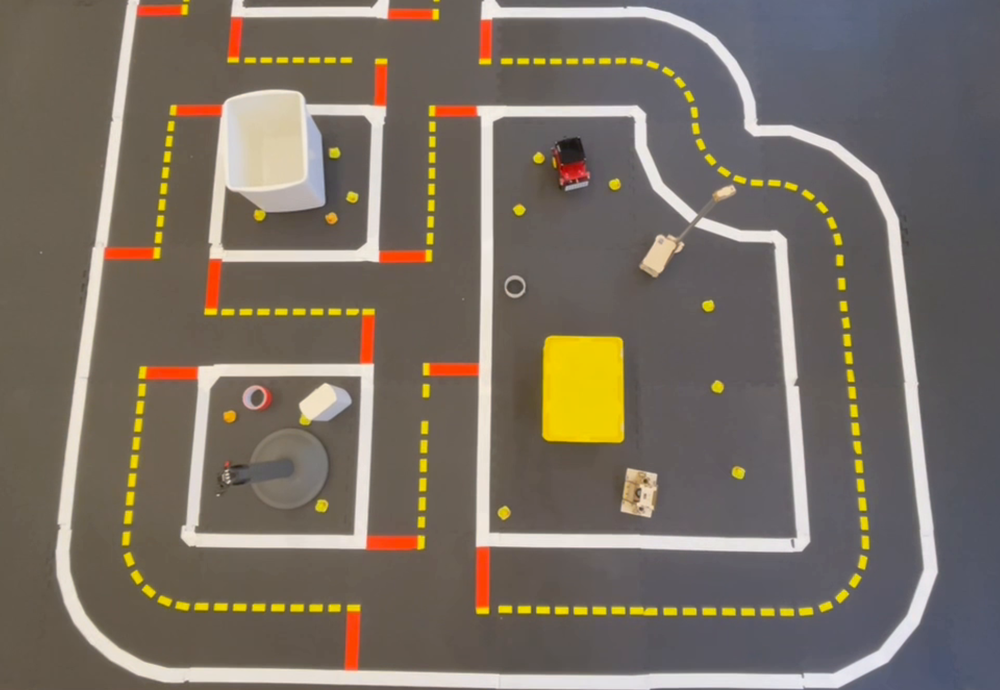
#> input picture iphone0.png, 1000 x 690 px, shrunk from 1896 x 1308 before the run, found by its file name
$ python test2.py
#> lines starting #> are read from the running program, lines starting #| are printed output that depends on the picture; after the words box and inside, x2 and y2 are one past the last pixel; in counts of white or black regions, pixels touching at a corner belong together; long printed decimals are rounded
import cv2
import numpy as np

# Paths to the images
top_view_image_path = r'C:\Users\inesl\OneDrive\Bureau\ETH 11\Duckietown\project\iphone0.png'
ground_image_path = r'C:\Users\inesl\OneDrive\Bureau\ETH 11\Duckietown\project\test_localization.png'

# Load the images
top_view_image = cv2.imread(top_view_image_path)
#> top_view_image is the input picture: shape (690, 1000, 3); mean B, G, R 99.5, 111, 120.9
ground_image = cv2.imread(ground_image_path)
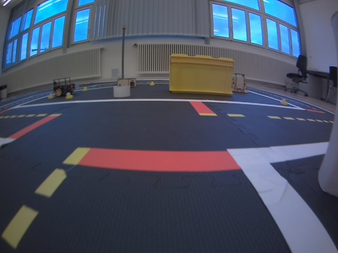
#> input picture test_localization.png, 338 x 253 px, shrunk from 640 x 480 before the run, found by its file name
#> ground_image is the input picture: shape (253, 338, 3); mean B, G, R 98.7, 81, 75

# Check if the images have been loaded properly
if top_view_image is None or ground_image is None:
    print("Error: Could not load one or more images.")
else:
    print("Images loaded successfully.")

# Convert images to grayscale for feature extraction
top_view_gray = cv2.cvtColor(top_view_image, cv2.COLOR_BGR2GRAY)
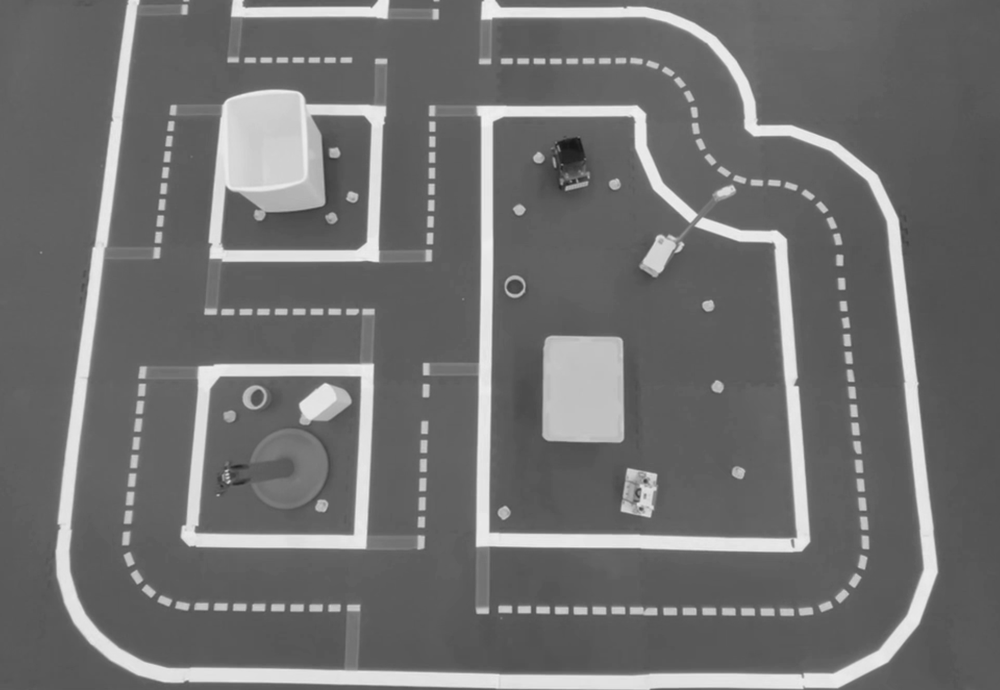
#> top_view_gray: shape (690, 1000); min 22, max 240, mean 112.7
ground_gray = cv2.cvtColor(ground_image, cv2.COLOR_BGR2GRAY)
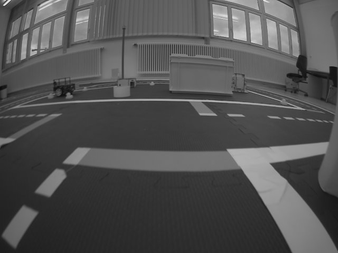
#> ground_gray: shape (253, 338); min 11, max 236, mean 81.3

# Use Canny edge detector to find edges in both images
edges_top_view = cv2.Canny(top_view_gray, 100, 200)
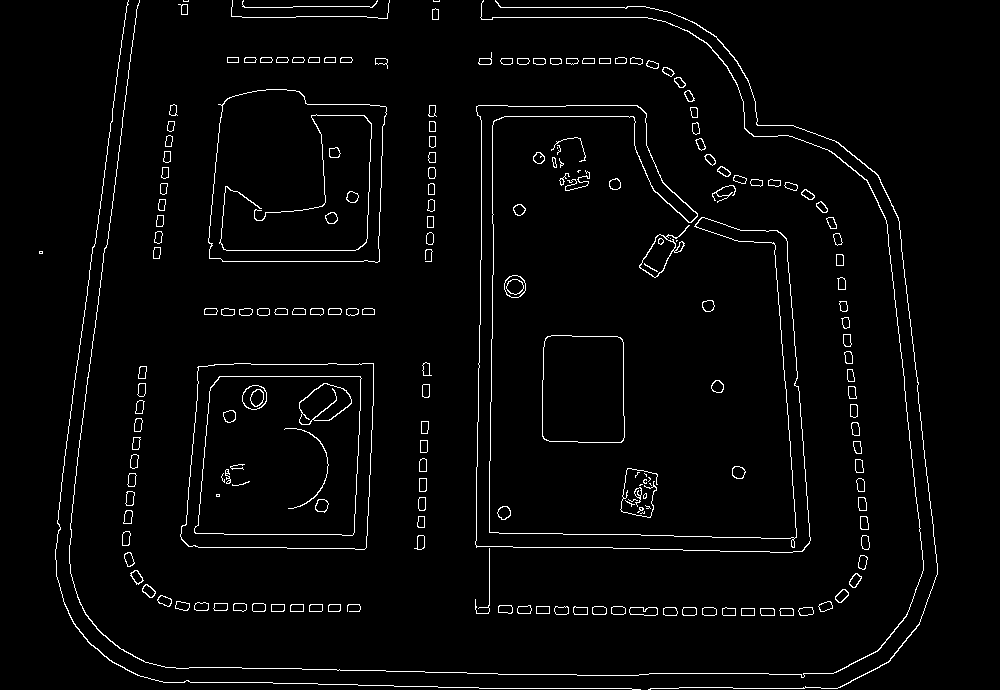
#> edges_top_view: shape (690, 1000); 2.8% white in thin lines or dots, all inside (x1, y1, x2, y2) = (39, 0, 938, 690)
edges_ground = cv2.Canny(ground_gray, 100, 200)
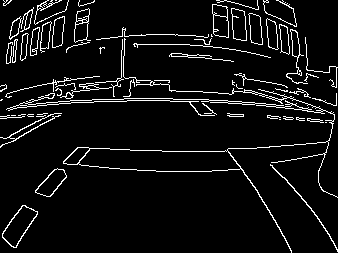
#> edges_ground: shape (253, 338); 6.6% white in thin lines or dots

# Compare the edges using matchShapes()
match_score = cv2.matchShapes(edges_top_view, edges_ground, cv2.CONTOURS_MATCH_I1, 0)
#> match_score = 0.105

# Display the match score
print("Match score:", match_score)
#| Match score: 0.1047

# Find the keypoints and descriptors for the images
orb = cv2.ORB_create()
keypoints_top_view, descriptors_top_view = orb.detectAndCompute(top_view_gray, None)
#> keypoints_top_view = 500 keypoints; strongest (x, y, size): (480, 111, 111.1), (480, 541, 111.1), (373, 254, 111.1), (767, 247, 111.1)
keypoints_ground, descriptors_ground = orb.detectAndCompute(ground_gray, None)
#> keypoints_ground = 344 keypoints; strongest (x, y, size): (34, 50, 31), (32, 47, 31), (272, 164, 37.2), (36, 47, 31)

# Match the keypoints using a brute-force matcher
bf = cv2.BFMatcher(cv2.NORM_HAMMING, crossCheck=True)
matches = bf.match(descriptors_top_view, descriptors_ground)
#> matches = 68 matches
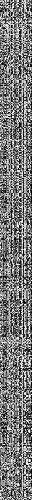
#> descriptors_top_view: shape (500, 32); min 0, max 255, mean 120.6

# Sort the matches by distance
matches = sorted(matches, key=lambda x: x.distance)

# Draw the matches
match_image = cv2.drawMatches(top_view_gray, keypoints_top_view, ground_gray, keypoints_ground, matches[:10], None, flags=cv2.DrawMatchesFlags_NOT_DRAW_SINGLE_POINTS)
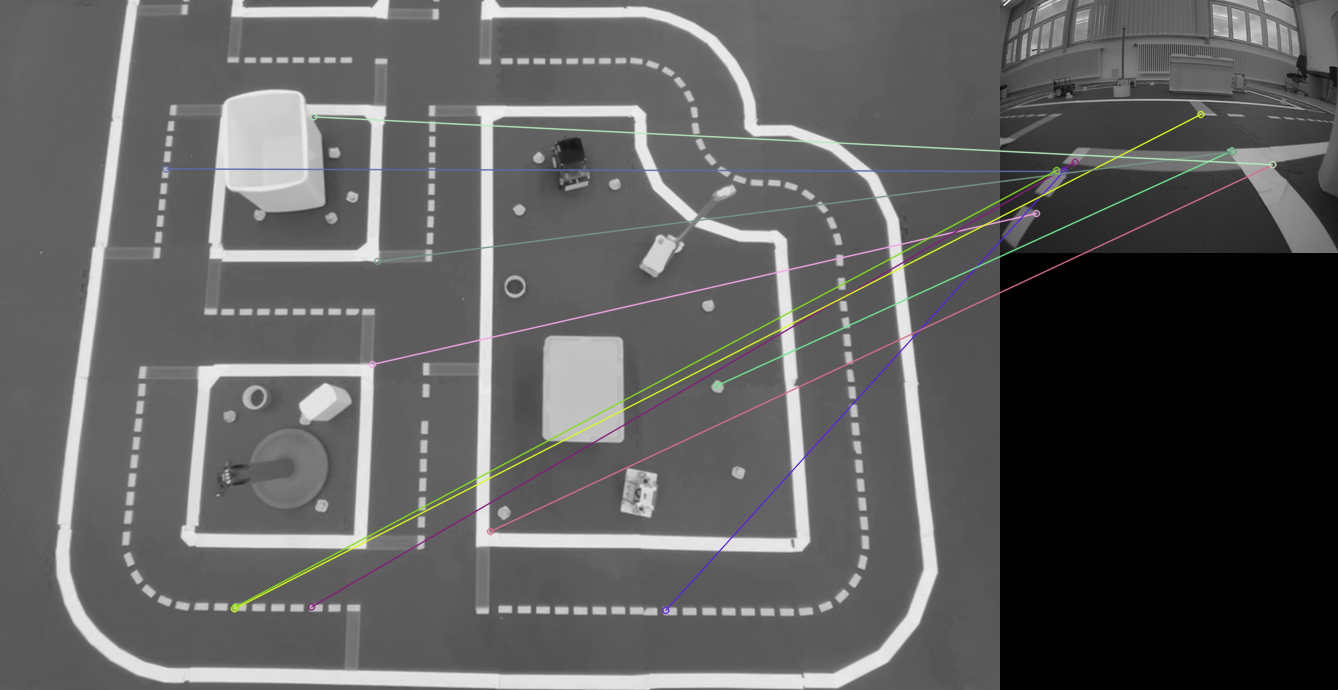
#> match_image: shape (690, 1338, 3); mean of channels 0, 1, 2 92.1, 92.4, 92.4; drawn as B, G, R

# Display the edges and matches
cv2.imshow('Edges Top View', edges_top_view)
cv2.imshow('Edges Ground View', edges_ground)
cv2.imshow('Matches', match_image)
cv2.waitKey(0)  # Wait for a key press to exit
cv2.destroyAllWindows()
